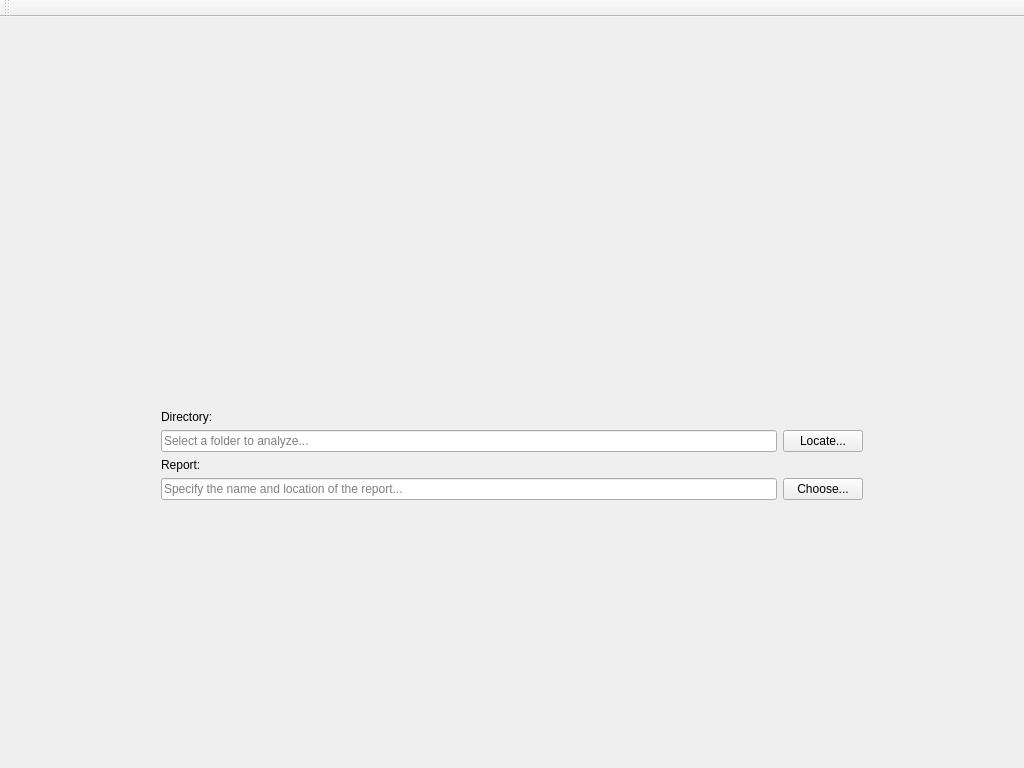
<?xml version="1.0" encoding="UTF-8"?>
<ui version="4.0">
 <class>MainWindow</class>
 <widget class="QMainWindow" name="MainWindow">
  <property name="geometry">
   <rect>
    <x>0</x>
    <y>0</y>
    <width>1024</width>
    <height>768</height>
   </rect>
  </property>
  <property name="sizePolicy">
   <sizepolicy hsizetype="Fixed" vsizetype="Fixed">
    <horstretch>0</horstretch>
    <verstretch>0</verstretch>
   </sizepolicy>
  </property>
  <property name="minimumSize">
   <size>
    <width>0</width>
    <height>0</height>
   </size>
  </property>
  <property name="maximumSize">
   <size>
    <width>1024</width>
    <height>768</height>
   </size>
  </property>
  <property name="windowTitle">
   <string>git -good</string>
  </property>
  <widget class="QWidget" name="centralWidget">
   <property name="sizePolicy">
    <sizepolicy hsizetype="Fixed" vsizetype="Fixed">
     <horstretch>0</horstretch>
     <verstretch>0</verstretch>
    </sizepolicy>
   </property>
   <layout class="QGridLayout" name="gridLayout_3">
    <item row="4" column="1">
     <layout class="QGridLayout" name="gridLayout">
      <item row="0" column="0">
       <widget class="QStackedWidget" name="stackedWidget">
        <property name="cursor">
         <cursorShape>ArrowCursor</cursorShape>
        </property>
        <property name="currentIndex">
         <number>1</number>
        </property>
        <widget class="QWidget" name="pgOne">
         <layout class="QGridLayout" name="gridLayout_4">
          <item row="0" column="0">
           <widget class="QPushButton" name="startButton">
            <property name="sizePolicy">
             <sizepolicy hsizetype="Fixed" vsizetype="Fixed">
              <horstretch>0</horstretch>
              <verstretch>0</verstretch>
             </sizepolicy>
            </property>
            <property name="minimumSize">
             <size>
              <width>170</width>
              <height>43</height>
             </size>
            </property>
            <property name="maximumSize">
             <size>
              <width>170</width>
              <height>43</height>
             </size>
            </property>
            <property name="font">
             <font>
              <weight>75</weight>
              <bold>true</bold>
             </font>
            </property>
            <property name="layoutDirection">
             <enum>Qt::LeftToRight</enum>
            </property>
            <property name="text">
             <string>Start</string>
            </property>
           </widget>
          </item>
         </layout>
        </widget>
        <widget class="QWidget" name="pgTwo">
         <layout class="QGridLayout" name="gridLayout_5">
          <item row="0" column="0">
           <widget class="QLabel" name="loading">
            <property name="text">
             <string/>
            </property>
            <property name="pixmap">
             <pixmap resource="resources.qrc">:/img/ajax-loader.gif</pixmap>
            </property>
            <property name="alignment">
             <set>Qt::AlignCenter</set>
            </property>
           </widget>
          </item>
         </layout>
        </widget>
        <widget class="QWidget" name="pgThree">
         <layout class="QGridLayout" name="gridLayout_7">
          <item row="0" column="0">
           <widget class="QLabel" name="label_3">
            <property name="layoutDirection">
             <enum>Qt::LeftToRight</enum>
            </property>
            <property name="text">
             <string>Report Successfully Generated!</string>
            </property>
            <property name="alignment">
             <set>Qt::AlignCenter</set>
            </property>
           </widget>
          </item>
         </layout>
        </widget>
        <widget class="QWidget" name="pgFour">
         <layout class="QGridLayout" name="gridLayout_6">
          <property name="leftMargin">
           <number>0</number>
          </property>
          <property name="topMargin">
           <number>0</number>
          </property>
          <property name="rightMargin">
           <number>0</number>
          </property>
          <property name="bottomMargin">
           <number>0</number>
          </property>
          <property name="horizontalSpacing">
           <number>6</number>
          </property>
          <item row="0" column="0">
           <layout class="QGridLayout" name="gridLayout_8">
            <property name="verticalSpacing">
             <number>6</number>
            </property>
            <item row="2" column="0" alignment="Qt::AlignHCenter|Qt::AlignTop">
             <widget class="QLabel" name="score">
              <property name="font">
               <font>
                <pointsize>28</pointsize>
                <weight>75</weight>
                <italic>false</italic>
                <bold>true</bold>
               </font>
              </property>
              <property name="text">
               <string>180</string>
              </property>
             </widget>
            </item>
            <item row="0" column="0" alignment="Qt::AlignHCenter|Qt::AlignTop">
             <widget class="QLabel" name="label_4">
              <property name="text">
               <string>Code Quality Score:</string>
              </property>
             </widget>
            </item>
            <item row="5" column="0">
             <layout class="QHBoxLayout" name="horizontalLayout_6">
              <property name="spacing">
               <number>0</number>
              </property>
              <item>
               <widget class="QPushButton" name="restartButton">
                <property name="sizePolicy">
                 <sizepolicy hsizetype="Fixed" vsizetype="Fixed">
                  <horstretch>0</horstretch>
                  <verstretch>0</verstretch>
                 </sizepolicy>
                </property>
                <property name="minimumSize">
                 <size>
                  <width>170</width>
                  <height>43</height>
                 </size>
                </property>
                <property name="maximumSize">
                 <size>
                  <width>170</width>
                  <height>43</height>
                 </size>
                </property>
                <property name="text">
                 <string>Restart</string>
                </property>
               </widget>
              </item>
              <item>
               <spacer name="horizontalSpacer_3">
                <property name="orientation">
                 <enum>Qt::Horizontal</enum>
                </property>
                <property name="sizeHint" stdset="0">
                 <size>
                  <width>40</width>
                  <height>20</height>
                 </size>
                </property>
               </spacer>
              </item>
              <item>
               <widget class="QPushButton" name="openReport">
                <property name="sizePolicy">
                 <sizepolicy hsizetype="Fixed" vsizetype="Fixed">
                  <horstretch>0</horstretch>
                  <verstretch>0</verstretch>
                 </sizepolicy>
                </property>
                <property name="minimumSize">
                 <size>
                  <width>170</width>
                  <height>43</height>
                 </size>
                </property>
                <property name="maximumSize">
                 <size>
                  <width>170</width>
                  <height>43</height>
                 </size>
                </property>
                <property name="font">
                 <font>
                  <pointsize>11</pointsize>
                  <weight>75</weight>
                  <italic>false</italic>
                  <bold>true</bold>
                 </font>
                </property>
                <property name="text">
                 <string>Open Report</string>
                </property>
               </widget>
              </item>
              <item>
               <spacer name="horizontalSpacer_4">
                <property name="orientation">
                 <enum>Qt::Horizontal</enum>
                </property>
                <property name="sizeHint" stdset="0">
                 <size>
                  <width>40</width>
                  <height>20</height>
                 </size>
                </property>
               </spacer>
              </item>
              <item>
               <widget class="QPushButton" name="quitButton">
                <property name="sizePolicy">
                 <sizepolicy hsizetype="Fixed" vsizetype="Fixed">
                  <horstretch>0</horstretch>
                  <verstretch>0</verstretch>
                 </sizepolicy>
                </property>
                <property name="minimumSize">
                 <size>
                  <width>170</width>
                  <height>43</height>
                 </size>
                </property>
                <property name="maximumSize">
                 <size>
                  <width>170</width>
                  <height>43</height>
                 </size>
                </property>
                <property name="text">
                 <string>Quit</string>
                </property>
               </widget>
              </item>
             </layout>
            </item>
            <item row="4" column="0">
             <spacer name="verticalSpacer_3">
              <property name="orientation">
               <enum>Qt::Vertical</enum>
              </property>
              <property name="sizeType">
               <enum>QSizePolicy::Expanding</enum>
              </property>
              <property name="sizeHint" stdset="0">
               <size>
                <width>20</width>
                <height>10</height>
               </size>
              </property>
             </spacer>
            </item>
            <item row="3" column="0">
             <spacer name="verticalSpacer_5">
              <property name="orientation">
               <enum>Qt::Vertical</enum>
              </property>
              <property name="sizeType">
               <enum>QSizePolicy::Expanding</enum>
              </property>
              <property name="sizeHint" stdset="0">
               <size>
                <width>20</width>
                <height>10</height>
               </size>
              </property>
             </spacer>
            </item>
           </layout>
          </item>
         </layout>
        </widget>
       </widget>
      </item>
     </layout>
    </item>
    <item row="2" column="2">
     <spacer name="horizontalSpacer_2">
      <property name="orientation">
       <enum>Qt::Horizontal</enum>
      </property>
      <property name="sizeType">
       <enum>QSizePolicy::MinimumExpanding</enum>
      </property>
      <property name="sizeHint" stdset="0">
       <size>
        <width>150</width>
        <height>20</height>
       </size>
      </property>
     </spacer>
    </item>
    <item row="2" column="1">
     <layout class="QGridLayout" name="gridLayout_2">
      <item row="3" column="0">
       <widget class="QLabel" name="label_2">
        <property name="sizePolicy">
         <sizepolicy hsizetype="Expanding" vsizetype="Fixed">
          <horstretch>0</horstretch>
          <verstretch>0</verstretch>
         </sizepolicy>
        </property>
        <property name="text">
         <string>Report:</string>
        </property>
       </widget>
      </item>
      <item row="2" column="1">
       <widget class="QPushButton" name="inputButton">
        <property name="text">
         <string>Locate...</string>
        </property>
       </widget>
      </item>
      <item row="4" column="1">
       <widget class="QPushButton" name="outputButton">
        <property name="text">
         <string>Choose...</string>
        </property>
       </widget>
      </item>
      <item row="4" column="0">
       <widget class="QLineEdit" name="reportLine">
        <property name="text">
         <string/>
        </property>
        <property name="placeholderText">
         <string>Specify the name and location of the report...</string>
        </property>
       </widget>
      </item>
      <item row="2" column="0">
       <widget class="QLineEdit" name="dirLine">
        <property name="layoutDirection">
         <enum>Qt::LeftToRight</enum>
        </property>
        <property name="placeholderText">
         <string>Select a folder to analyze...</string>
        </property>
       </widget>
      </item>
      <item row="1" column="0">
       <widget class="QLabel" name="label">
        <property name="sizePolicy">
         <sizepolicy hsizetype="Expanding" vsizetype="Fixed">
          <horstretch>0</horstretch>
          <verstretch>0</verstretch>
         </sizepolicy>
        </property>
        <property name="text">
         <string>Directory:</string>
        </property>
       </widget>
      </item>
     </layout>
    </item>
    <item row="1" column="1">
     <spacer name="verticalSpacer_2">
      <property name="orientation">
       <enum>Qt::Vertical</enum>
      </property>
      <property name="sizeType">
       <enum>QSizePolicy::MinimumExpanding</enum>
      </property>
      <property name="sizeHint" stdset="0">
       <size>
        <width>20</width>
        <height>20</height>
       </size>
      </property>
     </spacer>
    </item>
    <item row="4" column="0">
     <spacer name="horizontalSpacer_5">
      <property name="orientation">
       <enum>Qt::Horizontal</enum>
      </property>
      <property name="sizeHint" stdset="0">
       <size>
        <width>40</width>
        <height>20</height>
       </size>
      </property>
     </spacer>
    </item>
    <item row="3" column="1">
     <spacer name="verticalSpacer_4">
      <property name="orientation">
       <enum>Qt::Vertical</enum>
      </property>
      <property name="sizeType">
       <enum>QSizePolicy::Fixed</enum>
      </property>
      <property name="sizeHint" stdset="0">
       <size>
        <width>20</width>
        <height>50</height>
       </size>
      </property>
     </spacer>
    </item>
    <item row="0" column="1" alignment="Qt::AlignHCenter|Qt::AlignVCenter">
     <widget class="QLabel" name="ourLogo">
      <property name="enabled">
       <bool>true</bool>
      </property>
      <property name="sizePolicy">
       <sizepolicy hsizetype="MinimumExpanding" vsizetype="MinimumExpanding">
        <horstretch>100</horstretch>
        <verstretch>100</verstretch>
       </sizepolicy>
      </property>
      <property name="minimumSize">
       <size>
        <width>0</width>
        <height>0</height>
       </size>
      </property>
      <property name="maximumSize">
       <size>
        <width>750</width>
        <height>300</height>
       </size>
      </property>
      <property name="text">
       <string/>
      </property>
      <property name="pixmap">
       <pixmap resource="resources.qrc">:/img/smaller.png</pixmap>
      </property>
      <property name="scaledContents">
       <bool>false</bool>
      </property>
      <property name="alignment">
       <set>Qt::AlignCenter</set>
      </property>
     </widget>
    </item>
    <item row="2" column="0">
     <spacer name="horizontalSpacer">
      <property name="orientation">
       <enum>Qt::Horizontal</enum>
      </property>
      <property name="sizeType">
       <enum>QSizePolicy::MinimumExpanding</enum>
      </property>
      <property name="sizeHint" stdset="0">
       <size>
        <width>150</width>
        <height>20</height>
       </size>
      </property>
     </spacer>
    </item>
    <item row="4" column="2">
     <spacer name="horizontalSpacer_6">
      <property name="orientation">
       <enum>Qt::Horizontal</enum>
      </property>
      <property name="sizeHint" stdset="0">
       <size>
        <width>40</width>
        <height>20</height>
       </size>
      </property>
     </spacer>
    </item>
    <item row="6" column="1">
     <spacer name="verticalSpacer">
      <property name="orientation">
       <enum>Qt::Vertical</enum>
      </property>
      <property name="sizeType">
       <enum>QSizePolicy::MinimumExpanding</enum>
      </property>
      <property name="sizeHint" stdset="0">
       <size>
        <width>20</width>
        <height>70</height>
       </size>
      </property>
     </spacer>
    </item>
   </layout>
  </widget>
  <widget class="QToolBar" name="mainToolBar">
   <attribute name="toolBarArea">
    <enum>TopToolBarArea</enum>
   </attribute>
   <attribute name="toolBarBreak">
    <bool>false</bool>
   </attribute>
  </widget>
 </widget>
 <layoutdefault spacing="6" margin="11"/>
 <resources>
  <include location="resources.qrc"/>
 </resources>
 <connections/>
 <slots>
  <slot>slot1()</slot>
 </slots>
</ui>
